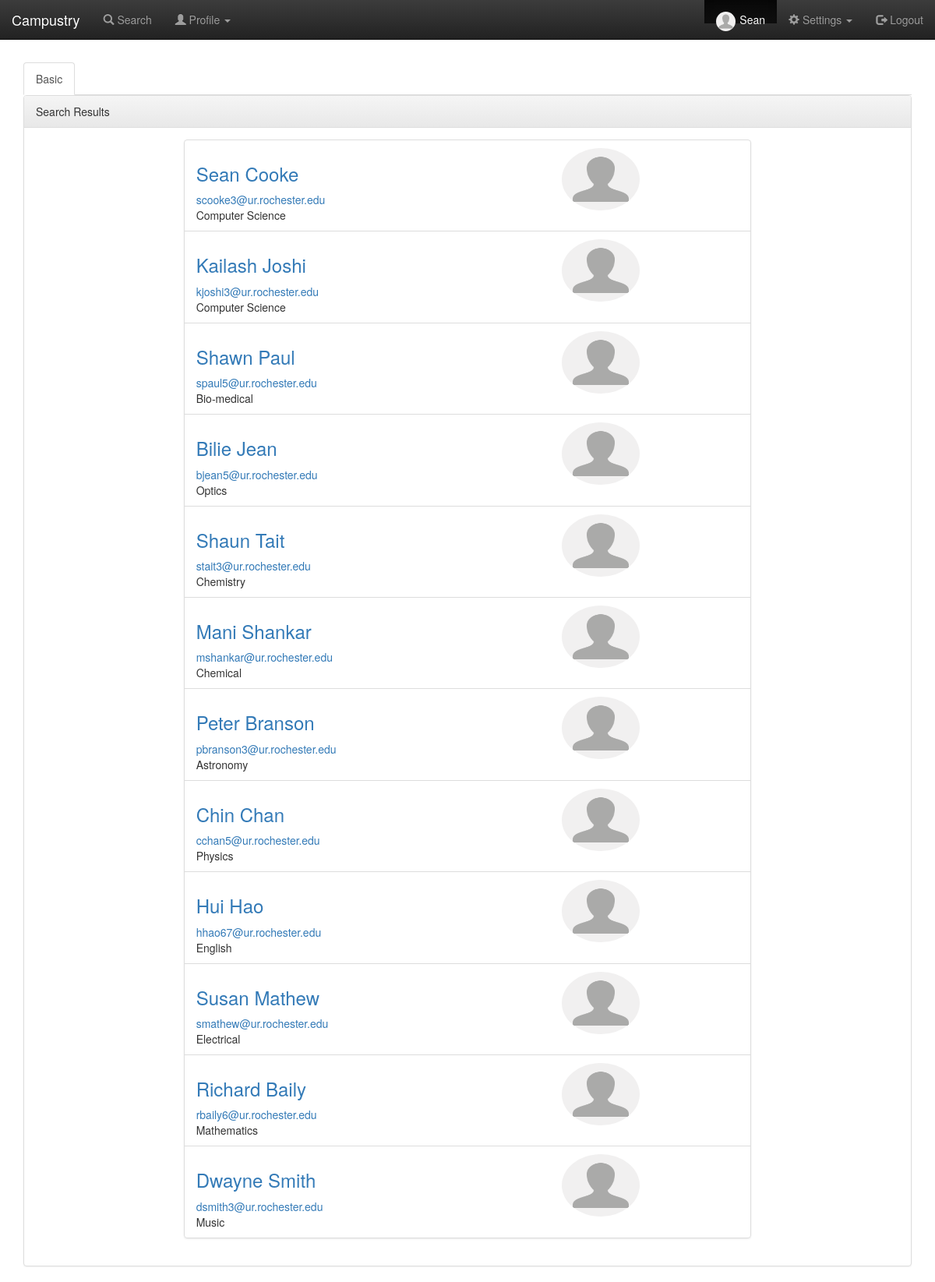
/searchResults.php (signed in), run on the app's committed database.
### tables this page shows
CREATE TABLE UsersProfile
(
	UserID int NOT NULL,
	Dept varchar(100),
	GradLevel varchar(100),
	Image varchar(100),
	Contact varchar(100),
	Course varchar(100),
	Skill varchar(100),
	Project varchar(100),
	Research varchar(100),
	Hobby varchar(100),
	FacebookUrl varchar(100),
	LinkedinUrl varchar(100),
	TwitterUrl varchar(100),
	Active boolean not null default 1,
	FOREIGN KEY (UserID) REFERENCES Users(UserID)
);

CREATE TABLE Users
(
	UserID int NOT NULL AUTO_INCREMENT,
	FirstName varchar(20) NOT NULL,
	LastName varchar(20),
	EMail varchar(255),
	PWD varchar(255),
	PRIMARY KEY (UserID)
);

### searchResults.php (the view, shortened to what this page needs)
<!DOCTYPE html>
<html lang="en">
<head>
	<link rel="stylesheet" href="https://maxcdn.bootstrapcdn.com/bootstrap/3.2.0/css/bootstrap.min.css">
	<link rel="stylesheet" href="https://maxcdn.bootstrapcdn.com/bootstrap/3.2.0/css/bootstrap-theme.min.css">
	<link rel="stylesheet" href="/css/typeahead.css">
</head>
<body background="images/bg7.jpg">
	<?php
	require 'includes/header.php';
	require_once 'db_conn.php';
	?>
	<br><br><br><br>
	<div class="container">
		<ul class="nav nav-tabs">
			<li class="active"><a href="search.php">Basic</a></li>
</ul>
<div class="panel panel-default">
	<div class="panel-heading">Search Results</div>
	<div class="panel-body">
		<div class="row">
			<div class="col-sm-2"></div>
			<div class="col-sm-8">
				<ul class="list-group">
					<?php
					$query = $_GET['typeahead'];
					$query_sql = "SELECT U.UserId, U.FirstName, U.LastName, U.EMail, P.Dept, P.Image
					FROM Users U Left Join UsersProfile P
					ON U.UserID = P.UserID
					WHERE P.Active=1 AND (U.FirstName like '%$query%'
						or U.LastName like '%$query%'
						or CONCAT(U.FirstName, ' ', U.LastName) like '%$query%'
						or U.EMail like '%$query%'
						or P.Dept like '%$query%'
						or P.GradLevel like '%$query%'
						or P.Contact like '%$query%'
						or P.Course like '%$query%'
						or P.Skill like '%$query%'
						or P.Project like '%$query%'
						or P.Research like '%$query%'
						or P.Hobby like '%$query%')";
$query_result = mysql_query($query_sql, $conn);
while($query_row = mysql_fetch_array($query_result, MYSQL_ASSOC)){
	$profileImage = $query_row['Image'];
	echo "<li class='list-group-item'>
	<div class='row'>
		<img src='$profileImage' class='img-circle' alt='Cinque Terre' width='100' height='80'>
		<div class='col-sm-8'>
			<a href='viewProfile.php?userId=".$query_row['UserId']."'><h3>".$query_row['FirstName']." ".$query_row['LastName']."</h3></a><a href='mailto:".$query_row['EMail']."'>".$query_row['EMail']."</a><br>".$query_row['Dept']."
		</div>
	</li>";
}
?>
</ul></div>
<div class="col-sm-2"></div></div>
</div>
</div>
</div>
</body>
</html>

### data on the page
usersprofile: Image (placeholder picture), UserID.FirstName "Sean", UserID.LastName "Cooke", UserID.EMail "scooke3@ur.rochester.edu", Dept "Computer Science"
usersprofile: Image (placeholder picture), UserID.FirstName "Kailash", UserID.LastName "Joshi", UserID.EMail "kjoshi3@ur.rochester.edu", Dept "Computer Science"
usersprofile: Image (placeholder picture), UserID.FirstName "Shawn", UserID.LastName "Paul", UserID.EMail "spaul5@ur.rochester.edu", Dept "Bio-medical"
usersprofile: Image (placeholder picture), UserID.FirstName "Bilie", UserID.LastName "Jean", UserID.EMail "bjean5@ur.rochester.edu", Dept "Optics"
usersprofile: Image (placeholder picture), UserID.FirstName "Shaun", UserID.LastName "Tait", UserID.EMail "stait3@ur.rochester.edu", Dept "Chemistry"
usersprofile: Image (placeholder picture), UserID.FirstName "Mani", UserID.LastName "Shankar", UserID.EMail "mshankar@ur.rochester.edu", Dept "Chemical"
usersprofile: Image (placeholder picture), UserID.FirstName "Peter", UserID.LastName "Branson", UserID.EMail "pbranson3@ur.rochester.edu", Dept "Astronomy"
usersprofile: Image (placeholder picture), UserID.FirstName "Chin", UserID.LastName "Chan", UserID.EMail "cchan5@ur.rochester.edu", Dept "Physics"
usersprofile: Image (placeholder picture), UserID.FirstName "Hui", UserID.LastName "Hao", UserID.EMail "hhao67@ur.rochester.edu", Dept "English"
usersprofile: Image (placeholder picture), UserID.FirstName "Susan", UserID.LastName "Mathew", UserID.EMail "smathew@ur.rochester.edu", Dept "Electrical"
usersprofile: Image (placeholder picture), UserID.FirstName "Richard", UserID.LastName "Baily", UserID.EMail "rbaily6@ur.rochester.edu", Dept "Mathematics"
usersprofile: Image (placeholder picture), UserID.FirstName "Dwayne", UserID.LastName "Smith", UserID.EMail "dsmith3@ur.rochester.edu", Dept "Music"

### other printed values
$_SESSION['userName'] "Sean"
